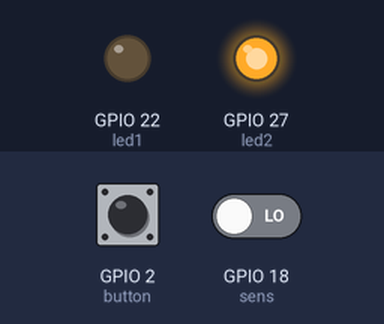
A program run on a simulated Raspberry Pi (BCM pin numbers). Shown: output pins drawn as LEDs (lit = HIGH). The inputs (shaded band) are chosen by the test bench; at power-on: GPIO 2 (button) HIGH, GPIO 18 (sens) LOW.

Above: at 1.2 s.
1.3 s: GPIO 2 (button) pulled LOW for 3.2 s
At 4.3 s:
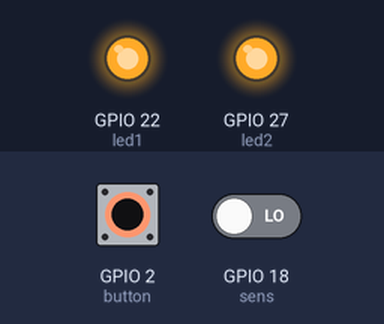
7.5 s: GPIO 2 (button) pulled LOW for 0.15 s
At 9.9 s:
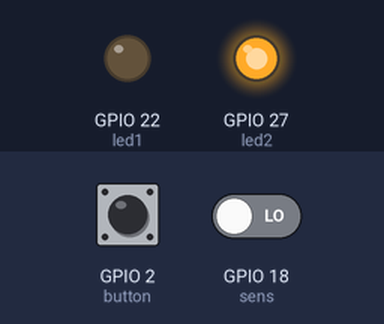
10.6 s: GPIO 2 (button) pulled LOW for 1 s
At 15.3 s:
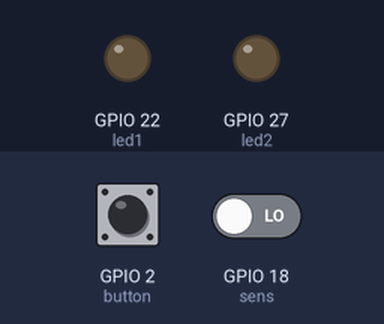
Timing chart, 0 to 16.8 s (numbered marks = the images above; inputs shaded):
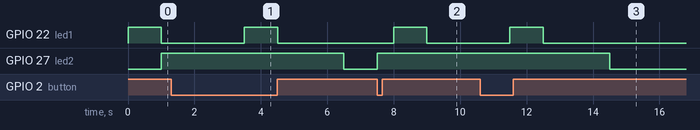

Measured:
- after the input at 1.3 s, GPIO 22 (led1): LOW → HIGH after 2.2 s, → LOW 1.0 s later; GPIO 27 (led2): HIGH → LOW after 5.2 s instead of 1.7 s
- after the input at 7.5 s, GPIO 22 (led1): LOW → HIGH after 0.50 s, → LOW 1.0 s later; GPIO 27 (led2): LOW → HIGH at once
- after the input at 10.6 s, GPIO 22 (led1): LOW → HIGH after 0.90 s, → LOW 1.0 s later; GPIO 27 (led2): HIGH → LOW after 3.9 s instead of 0.40 s

The program:

buzzertonenuhaandumma.py
```python
from gpiozero import LED, Button, MotionSensor
from time import sleep

sens =  MotionSensor(18)
led1 = LED(22)
led2 = LED(27)
button = Button(2)

while True:
    led1.on()
    sleep(1)
    led1.off()
    led2.on()
    sleep(2)
    led2.off()
    button.wait_for_press()
    led2.toggle()
    sleep(0.5)

#use
print("The script is starting. Press Ctrl+C to quit!")
print("LED 1 is being controlled by the SENS sensor.")
print("LED 2 is being controlled by the button!")

try:
    while True:
        if sens.motion_detected:
            print("I saw that! Now turning on LED 1.")
            led1.on()
        else:
            led1.off()

        if button.is_active:
            print("You pressed the button!! Now turning on LED 2.")
            led1.close()
        else:
            led2.off()
        sleep(0.1)
except KeyboardInterrupt:
    print("Your script was stopped. Cleaning up GPIO pins...")
    led1.close()
    led2.close()
    
```
